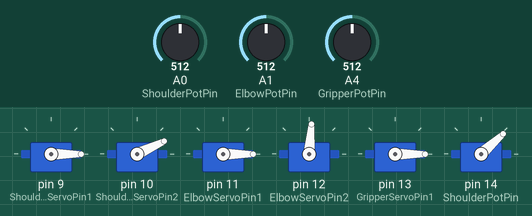
Recording of a sketch running on a simulated Arduino Uno, built with avr-gcc and run on an emulated ATmega328P. Parts: 6 × servo. The inputs (shaded band) are chosen by the test bench; at power-on: A1 (ElbowPotPin) = 512, A0 (ShoulderPotPin) = 512, A4 (GripperPotPin) = 512.

Above: at 1.2 s.
1.3 s: A1 (ElbowPotPin) set to 716
At 2.5 s:
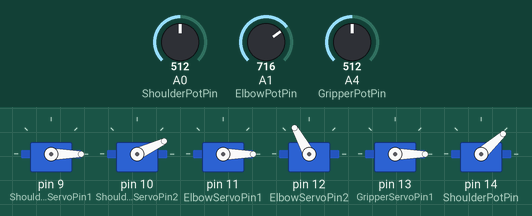
2.8 s: A0 (ShoulderPotPin) set to 306
At 3.8 s:
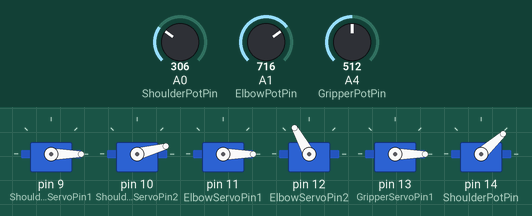
4.3 s: A4 (GripperPotPin) set to 306
At 4.9 s:
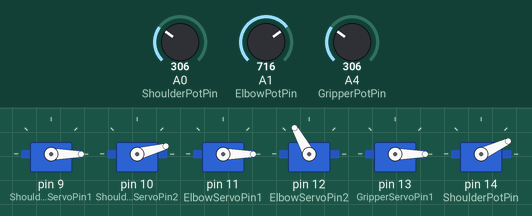
5.8 s: A1 (ElbowPotPin) set to 900
At 7.0 s:
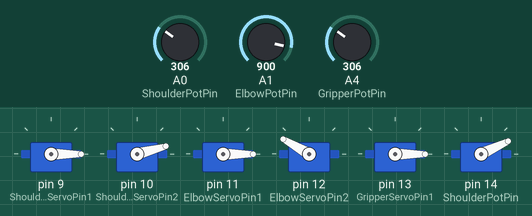
7.3 s: A4 (GripperPotPin) set to 122
At 8.4 s:
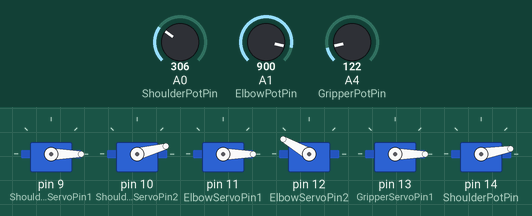
8.8 s: A0 (ShoulderPotPin) set to 511
At 9.6 s:
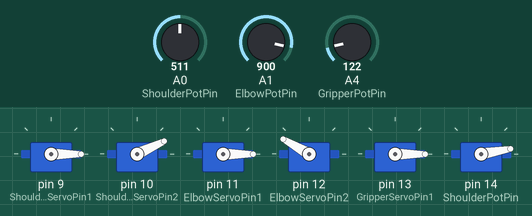
Timing chart, 0 to 11.3 s (numbered marks = the images above; inputs shaded):
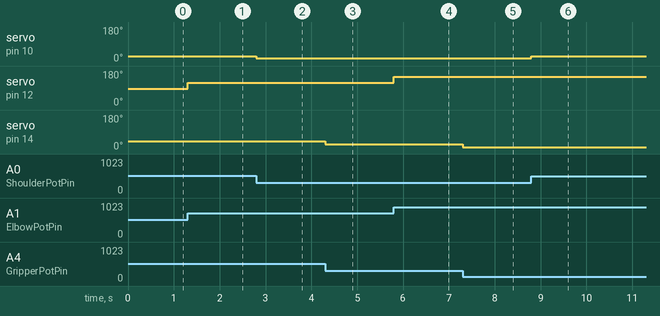

The sketch:

TrashBot-1.0.ino
```cpp
#include <Servo.h>


/*
 * Sarah Wood
 * OWATC
 * Embedded Programming
 * Summer 2016
 *
 * Trash-Bot Arm
 *
 *
 * I tried to see how cheaply I could do this. So far, I'm at $21.00
 * The 9g servos were super-cheap. 10 for $20.00
 * The structural/mechanical parts were mostly found around the house.
 * I did purchase an acrylic ruler, and an acrylic folding stand a thrift shop. $1.00
 *
 * I prototyped with wooden sticks -- like Popsicle sticks, but wider for spreading wax.
 * The "wrist", "hand", and gripper parts are scavenged from a broken RC helicopter.
 *
 * I limited myself to 6 motors, because that eliminated the need for a shield.
 * I used a breadboard and other components that I already had.
 * I did end up needing to buy potentiometers for control.
 *
 * I powered the servos separately from the Arduino. I used a 4xAA battery pack to give me the full 6v for max torque on the servos.
 *
 * Diagrams, schematics and pictures are included in the ZIP file I submitted.
 *
 * More info can also be found at github.com/ScienceGuru/TrashBot.
 *
 * [ REMEMBER TO UPLOAD A SHORT VIDEO TO YOUTUBE!  Put URL here! ]
 */


int ShoulderPotPin = 0;
int ShoulderServoPin1 = 9;
Servo ShoulderServo1;
int ShoulderServoPin2 = 10;
Servo ShoulderServo2;

int ElbowPotPin = 1;
int ElbowServoPin1 = 11;
Servo ElbowServo1;
int ElbowServoPin2 = 12;
Servo ElbowServo2;

int WristPotPin = 3; //not used yet, maybe if I get a motor shield
int WristServoPinTilt; //give this a value if/when we use it
Servo WristServoTilt; // Tilt is probably more applicable than axial rotation

int GripperPotPin = 4;
int GripperServoPin1 = 13;
Servo GripperServo1;
int GripperServoPin2 = 14;
Servo GripperServo2;


void setup()
{
  ShoulderServo1.attach(ShoulderServoPin1);
  ShoulderServo2.attach(ShoulderServoPin2);
  ElbowServo1.attach(ElbowServoPin1);
  ElbowServo2.attach(ElbowServoPin2);
  GripperServo1.attach(GripperServoPin1);
  GripperServo2.attach(GripperServoPin2);

}

void loop()
{
  // sample pot-to-servo code
  //int reading = analogRead(potPin);     // 0 to 1023
  //int angle = reading / 6;              // 0 to 180-ish
  //servo.write(angle);

  int ShoulderReading = analogRead(ShoulderPotPin); //0 to 1023
  int ShoulderAngle = (ShoulderReading /20);                        //TWEAK THIS FORMULA!!!!!!!!!!!!!!!!!!!!!!!!!!!!!!!!!!!!!
  ShoulderServo2.write(ShoulderAngle);
  ShoulderServo1.write(ShoulderAngle-180); //Odd-numbered motors are odd: they run backward

  int ElbowReading = analogRead(ElbowPotPin); //0 to 1023
  int ElbowAngle = (ElbowReading / 6);                              //TWEAK THIS FORMULA!!!!!!!!!!!!!!!!!!!!!!!!!!!!!!!!!!!!!!!!
  ElbowServo2.write(ElbowAngle);
  ElbowServo1.write(ElbowAngle-180); //Odd number, odd/reverse motion

  int GripperReading = analogRead(GripperPotPin); //0 to 1023
  int GripperAngle = (GripperReading / 12);                         //TWEAK THIS FORMULA!!!!!!!!!!!!!!!!!!!!!!!!!!!!!!!!!!!!!!!!
  GripperServo2.write(GripperAngle);
  GripperServo1.write(GripperAngle-180); //Odd number, odd/reverse motion


}
```

Measured:
- after the input at 1.3 s, servo on pin 12 (ElbowServoPin2): 85° → 119° at once
- after the input at 2.8 s, servo on pin 10 (ShoulderServoPin2): 25° → 15° at once
- after the input at 4.3 s, servo on pin 14 (ShoulderPotPin): 42° → 25° at once
- after the input at 5.8 s, servo on pin 12 (ElbowServoPin2): 119° → 150° at once
- after the input at 7.3 s, servo on pin 14 (ShoulderPotPin): 25° → 10° at once
- after the input at 8.8 s, servo on pin 10 (ShoulderServoPin2): 15° → 25° at once
